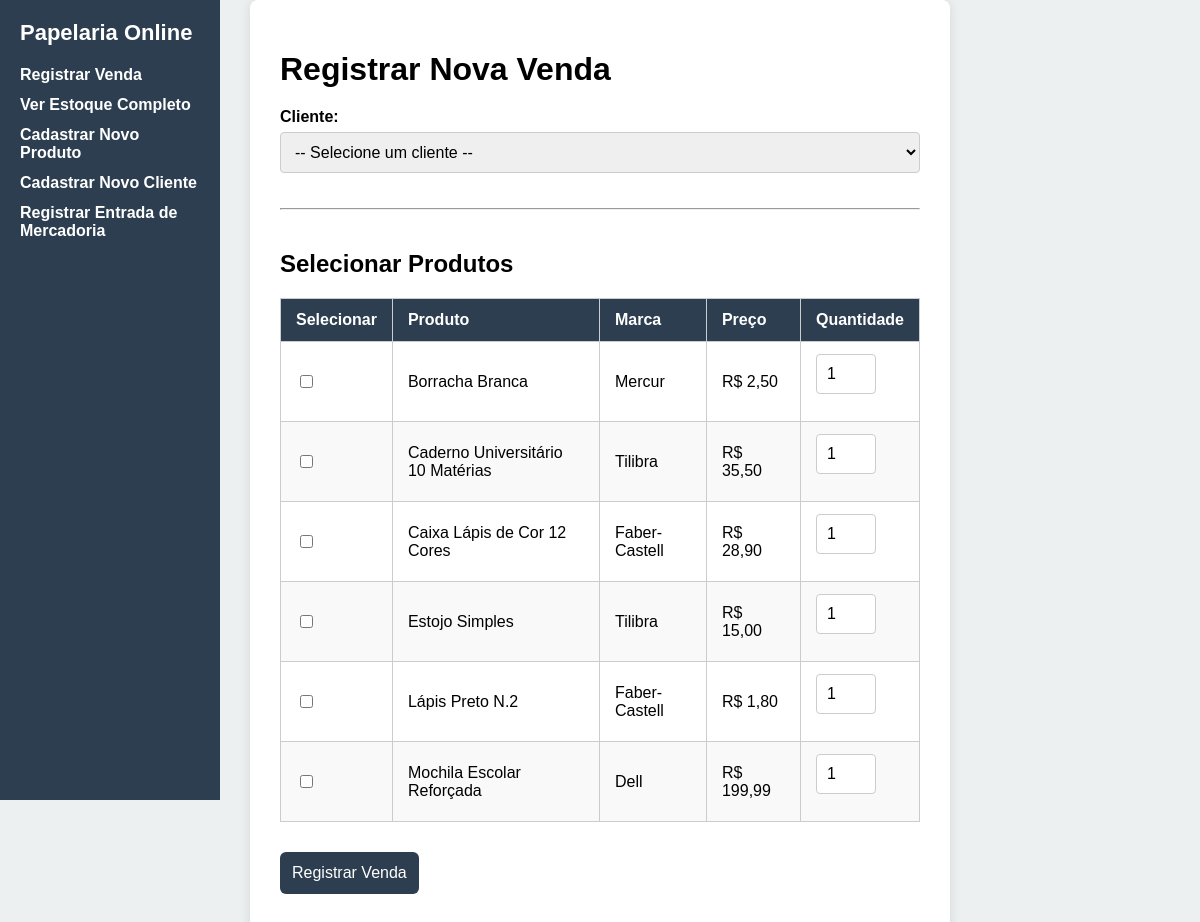
The page / on the database its author committed.
### tables this page shows
CREATE TABLE `produtos` (
  `id_produto` int(11) NOT NULL,
  `nome` varchar(100) NOT NULL,
  `tipo` varchar(50) DEFAULT NULL,
  `marca` varchar(50) DEFAULT NULL,
  `preco` decimal(10,2) NOT NULL,
  `quantidade_estoque` int(11) NOT NULL
);

### index.php (the view, shortened to what this page needs)
<?php include 'db.php'; ?>
<!DOCTYPE html>
<html lang="pt-BR">
<head>
</head>
<body>
    <nav class="menu-lateral">
        <h2>Papelaria Online</h2>
        <a href="index.php">Registrar Venda</a>
        <a href="estoque.php">Ver Estoque Completo</a>
        <a href="cadastrar_produto.php">Cadastrar Novo Produto</a>
        <a href="cadastrar_cliente.php">Cadastrar Novo Cliente</a>
        <a href="entrada_mercadoria.php">Registrar Entrada de Mercadoria</a>
    </nav>
    <main class="main-content">
        <h1>Registrar Nova Venda</h1>
        <form action="registrar_venda.php" method="post">
            <label for="id_cliente"><strong>Cliente:</strong></label>
            <select name="id_cliente" id="id_cliente" required>
                <option value="">-- Selecione um cliente --</option>
            </select>
            <hr style="margin: 20px 0;">
            <h2>Selecionar Produtos</h2>
            <table>
                <thead>
                    <tr>
                        <th>Selecionar</th>
                        <th>Produto</th>
                        <th>Marca</th>
                        <th>Preço</th>
                        <th>Quantidade</th>
                    </tr>
                </thead>
                <tbody>
                <?php
                $res_produtos = $conn->query("SELECT id_produto, nome, marca, preco FROM produtos WHERE quantidade_estoque > 0 ORDER BY nome ASC");
                while ($row = $res_produtos->fetch_assoc()) {
                    echo "<tr>";
                    echo "<td><input type='checkbox' name='id_produto[]' value='{$row['id_produto']}'></td>";
                    echo "<td>" . htmlspecialchars($row['nome']) . "</td>";
                    echo "<td>" . htmlspecialchars($row['marca']) . "</td>";
                    echo "<td>R$ " . number_format($row['preco'], 2, ',', '.') . "</td>";
                    echo "<td><input type='number' name='quantidade_{$row['id_produto']}' value='1' min='1' style='width: 60px;'></td>";
                    echo "</tr>";
                }
                ?>
                </tbody>
            </table>
            <input type="submit" value="Registrar Venda">
        </form>
    </main>
</body>
</html>

### index.php (style rules this page uses)
* { box-sizing: border-box; }
body { font-family: Arial, sans-serif; background-color: #ecf0f1; margin: 0; padding: 0; display: flex; justify-content: center; align-items: center; min-height: 100vh; }
.menu-lateral { position: fixed; top: 0; left: 0; width: 220px; height: 100vh; background-color: #2C3E50; padding: 20px; color: white; overflow-y: auto; }
.menu-lateral h2 { margin-top: 0; font-size: 22px; margin-bottom: 20px; }
.menu-lateral a { color: white; text-decoration: none; display: block; margin-bottom: 12px; font-weight: 600; transition: color 0.2s ease; }
.main-content { width: 100%; max-width: 700px; background: #fff; border-radius: 8px; box-shadow: 0 0 12px rgba(0,0,0,0.1); padding: 30px; }
.main-content > * { margin-bottom: 20px; }
form { display: flex; flex-direction: column; }
form label { margin-bottom: 6px; font-weight: 600; }
form input[type="text"], form input[type="email"], form input[type="number"], form select { padding: 10px; font-size: 16px; border: 1px solid #ccc; border-radius: 4px; margin-bottom: 15px; width: 100%; }
form input[type="submit"], form button { background-color: #2C3E50; color: white; border: none; padding: 12px; border-radius: 6px; cursor: pointer; font-size: 16px; transition: background-color 0.3s ease; width: fit-content; margin-top: 30px; }
table { width: 100%; border-collapse: collapse; }
table th, table td { padding: 12px 15px; border: 1px solid #ccc; text-align: left; }
table thead { background-color: #2C3E50; color: white; }
table tbody tr:nth-child(even) { background-color: #f9f9f9; }

### rows shown on the page
produtos: nome "Borracha Branca", marca "Mercur", preco "2,50"
produtos: nome "Caderno Universitário 10 Matérias", marca "Tilibra", preco "35,50", id_produto "1"
produtos: nome "Caixa Lápis de Cor 12 Cores", marca "Faber-Castell", preco "28,90"
produtos: nome "Estojo Simples", marca "Tilibra", preco "15,00"
produtos: nome "Lápis Preto N.2", marca "Faber-Castell", preco "1,80"
produtos: nome "Mochila Escolar Reforçada", marca "Dell", preco "199,99"
